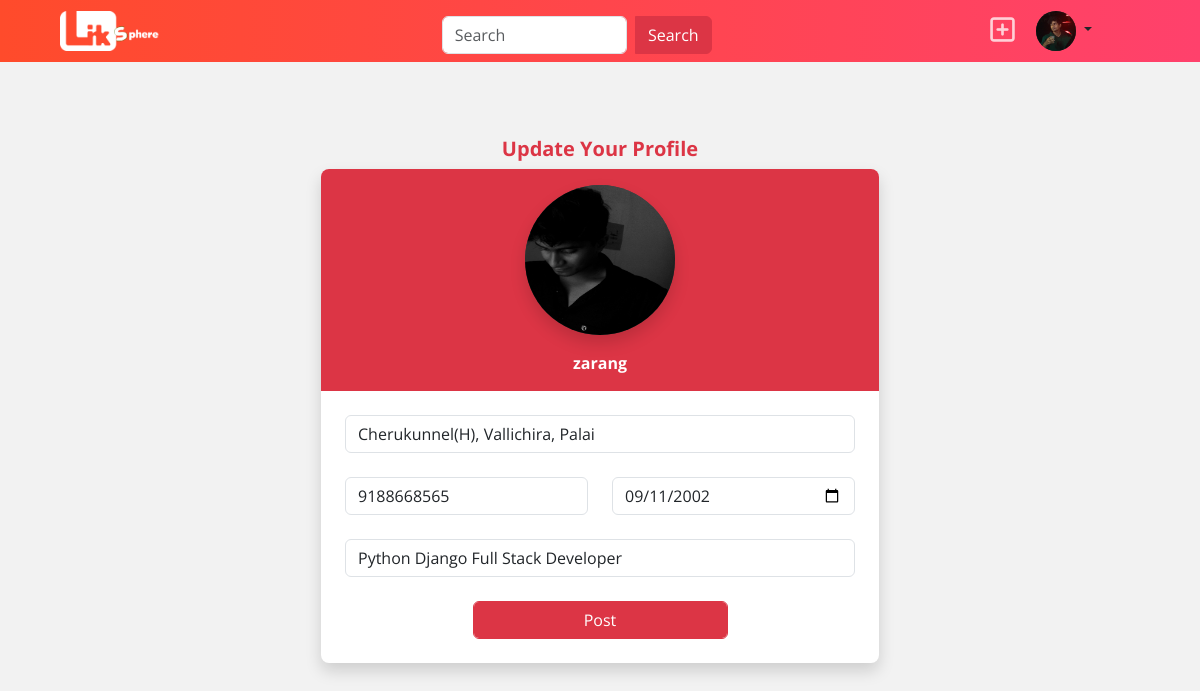
/linksphere/profile-edit/2/change (signed in), run on the app's committed database.
### social/models.py (models this page shows, shortened)
class UserProfile(models.Model):
    user=models.OneToOneField(User,on_delete=models.CASCADE,related_name="profile")
    address=models.CharField(max_length=200,null=True)
    phone=models.CharField(max_length=200,null=True)
    profile_pic=models.ImageField(upload_to="profilepics",null=True,blank=True)
    dob=models.DateField(null=True)
    bio=models.CharField(max_length=200,null=True)
    following=models.ManyToManyField("self",related_name="followed_by",symmetrical=False,null=True)
    block=models.ManyToManyField("self",related_name="blocked",symmetrical=False,null=True)

### social/views.py (the view, shortened to what this page needs)
# urls.py: path("linksphere/profile-edit/<int:pk>/change",views.ProfileUpdateView.as_view(),name="profile-update"),
@method_decorator(decs,name="dispatch")
class ProfileUpdateView(UpdateView):
    template_name="profile_edit.html"
    form_class=UserProfileForm
    model=UserProfile

### social/form.py
class UserProfileForm(forms.ModelForm):
    class Meta:
        model=UserProfile
        exclude=("user","following","block")
        widgets={
            "dob":forms.DateInput(attrs={"class":"form-control","type":"date"})
            }

### social/templates/profile_edit.html (shortened to what this page needs)
{%extends 'base.html'%}
{%load static%}
{%block body_block%}
<link rel="stylesheet" href="{%static 'socialapp/css/profile_edit.css'%}">
    <div class="vh-100 container d-flex flex-column justify-content-center align-items-center">
        <div class="heading">
            <h5 class="text-danger fw-bold">Update Your Profile</h5>
        </div>
        <form action="" method="post" enctype="multipart/form-data" class="border-0 rounded-3 form-control p-0 w-50 shadow">
            <div class="text-center bg-danger rounded-top-3 rounded-bottom-0 pb-3">
                <label for="fileToUpload">
                    <div class=" p-3">
                        {%if form.profile_pic.value%}
                            <img class="profile-small profile-pic shadow" src="{{form.profile_pic.value.url}}" alt="Avatar" style="border-radius: 50%;
                            background-color: rgb(68, 68, 68);">
                        {%else%}
                            <img class="profile-small profile-pic shadow" src="{%static 'socialapp/images/profilepic.png'%}" alt="Avatar" style="border-radius: 50%;
                            background-color: rgb(68, 68, 68);">
                        {%endif%}
                    </div>
                </label>
                <div class="text-white fw-bold">
                    {{request.user}}
                </div>
            </div>
            <div class="p-4">
                <div class="mb-4">
                    <input type="text" name="address" value="{{form.address.value}}" class="form-control" placeholder="Address">
                </div>
                <div class="row">
                    <div class="mb-4 col-md-6">
                        <input type="number" name="phone" value="{{form.phone.value}}" class="form-control" placeholder="Phone">
                    </div>
                    <div class="mb-4 col-md-6">
                        {{form.dob}}
                    </div>
                </div>
                <div class="mb-4">
                    <input type="text" name="bio" value="{{form.bio.value}}" class="form-control" placeholder="Bio">
                </div>
                <div class="text-center">
                    <button type="submit" class="btn btn-danger form-control w-50">Post</button>
                </div>
            </div>
        </form>
    </div>
{%endblock%}

### social/templates/base.html (shortened to what this page needs)
<!DOCTYPE html>
{%load static%}
<html lang="en">
<head>
    <link href="https://cdn.jsdelivr.net/npm/bootstrap@5.3.2/dist/css/bootstrap.min.css" rel="stylesheet">
    <link rel="stylesheet" href="https://cdnjs.cloudflare.com/ajax/libs/font-awesome/6.5.1/css/all.min.css"/>
    <link rel="stylesheet" href="{%static 'socialapp/css/index.css'%}">
</head>
<body>
    <nav class="navbar fixed-top  p-0" style="background: #FF416C;
	background: -webkit-linear-gradient(to right, #FF4B2B, #FF416C);
	background: linear-gradient(to right, #FF4B2B, #FF416C);" >
        <div class="container-fluid">
          <a class="navbar-brand" href="{%url 'index'%}">
            <img src="{%static 'socialapp/images/linkspherena.png'%}" alt="Logo" width="100" height="h-auto" class="ms-5">
          </a>
            <div class="container mt-3 w-50 mb-2">
                <div class="row justify-content-center">
                    <div class="col-lg-6">
                        <form class="d-flex">
                        <input class="form-control me-2" type="search" placeholder="Search" aria-label="Search">
                        <button class="btn btn-danger rounded-start-0" type="submit">Search</button>
                        </form>
                    </div>
                </div>
            </div>
            <button class="btn" data-bs-toggle="modal" data-bs-target="#exampleModal">
                <i class="fa-regular fa-square-plus me-2 fs-3 text-white opacity-75"></i>
            </button>
        <div class="dropdown nav-item mr-lg-4" style="margin-right: 6em;">
            <a href="#" data-toggle="dropdown" class="nav-link dropdown-toggle">
                {%if request.user.profile.profile_pic%}
                    <img class="profile-small" src="{{request.user.profile.profile_pic.url}}" alt="Avatar">
                {%else%}
                    <img class="profile-small" src="{%static 'socialapp/images/profilepic.png'%}" alt="Avatar">
                {%endif%}
            </a>
        </div>
    </nav>
    {%block body_block%}
    {%endblock%}
</body>
</html>

### social/static/socialapp/css/index.css (style rules this page uses)
body { background: #f2f2f2; font-family: 'Open Sans', sans-serif; }
.profile-small { width:40px; height: 40px; border-radius: 50%; background-color: rgb(68, 68, 68); }

### social/static/socialapp/css/profile_edit.css (style rules this page uses)
.profile-pic { border-radius: 50%; height: 150px; width: 150px; background-size: cover; background-position: center; background-blend-mode: multiply; vertical-align: middle; text-align: center; color: transparent; transition: all .3s ease; text-decoration: none; cursor: pointer; }

### data on the page
UserProfile: address "Cherukunnel(H), Vallichira, Palai", phone "9188668565", dob "09/11/2002", bio "Python Django Full Stack Developer"

### other printed values
{{ request.user }} "zarang"
